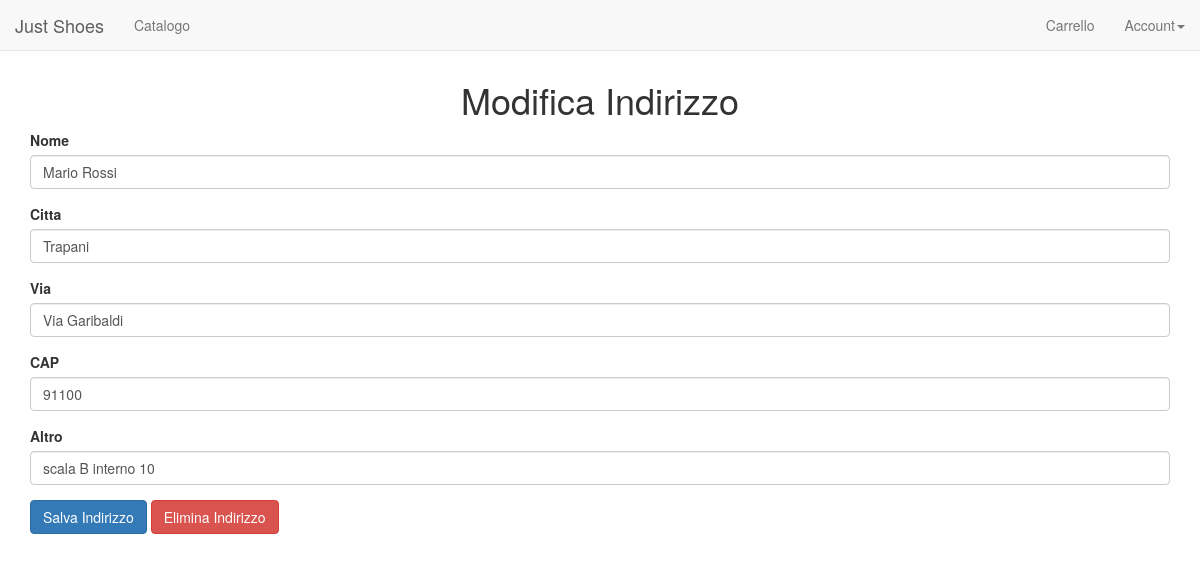
/cliente/indirizzo-add.php?id=5 (signed in), run on the app's committed database.
### tables this page shows
CREATE TABLE `Indirizzo` (
  `id_indirizzo` int(10) NOT NULL,
  `id_utente` int(10) DEFAULT NULL,
  `nome` varchar(100) DEFAULT NULL,
  `citta` varchar(50) DEFAULT NULL,
  `via` varchar(50) DEFAULT NULL,
  `CAP` char(5) DEFAULT NULL,
  `altro` varchar(100) DEFAULT NULL
);

### cliente/indirizzo-add.php (the view, shortened to what this page needs)
<?php
  include_once("../config.php");
  include_once("../header.php");
  if(isset($_GET["id"])){
    $id = $_GET["id"];
    $indirizzo = $mysqli->query("SELECT * FROM Indirizzo WHERE id_indirizzo = $id")->fetch_array(MYSQLI_ASSOC);
    $nome = $indirizzo["nome"];
    $citta = $indirizzo["citta"];
    $via = $indirizzo["via"];
    $cap = $indirizzo["CAP"];
    $altro = $indirizzo["altro"];
  }
?>
<div class="container">
  <h1 align="center"><?php if($id == "")echo "Inserisci ";else echo "Modifica ";?>Indirizzo</h1>
  <form id="indirizzo-add" method="post" action=<?php echo "'indirizzo-add.php?id=$id'";?>>
    <div class="form-group">
      <label for="nome">Nome</label>
      <input type="text" name="nome" value=<?php echo "'$nome'" ?>  class="form-control"></input>
    </div>
    <div class="form-group">
      <label for="citta">Citta</label>
      <input type="text" name="citta" value=<?php echo "'$citta'" ?>  class="form-control"></input>
    </div>
    <div class="form-group">
      <label for="via">Via</label>
      <input type="text" name="via" value=<?php echo "'$via'" ?>  class="form-control"></input>
    </div>
    <div class="form-group">
      <label for="cap">CAP</label>
      <input id="capInput" type="text" name="cap" value=<?php echo "'$cap'" ?>  class="form-control input-control"></input>
    </div>
    <div class="form-group">
      <label for="altro">Altro</label>
      <input type="text" name="altro" value=<?php echo "'$altro'" ?>  class="form-control"></input>
    </div>
  </form>
  <button id="submitBtn" class="btn btn-primary" onclick="salvaIndirizzo()">Salva Indirizzo</button>
  <button class="btn btn-danger" onclick=<?php echo "eliminaIndirizzo($id)"?> <?php if($id == "") echo "hiddden";?>>Elimina Indirizzo</button>
</div>

### data on the page
indirizzo: nome "Mario Rossi", citta "Trapani", via "Via Garibaldi", cap "91100", altro "scala B interno 10"
